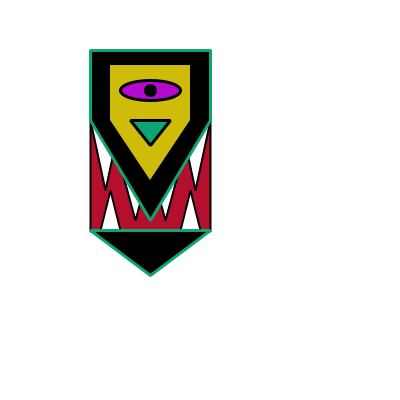
Frame 1 (no input)
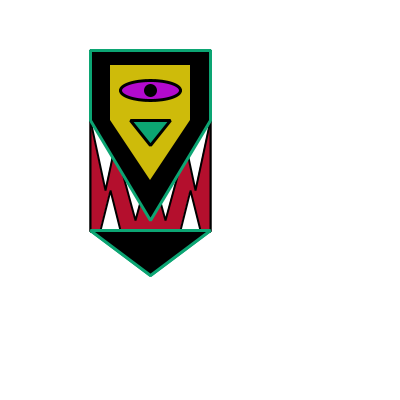
Frame 2 (the mouse pressed at the canvas centre, redrawn once)

The Processing sketch that drew these frames (run headless with seeded random() and noise(); the mouse was pressed at the canvas centre and the sketch redrawn once):

// Processing sketch: processing_51086
// ── processing_51086.pde

/*
 
UQAM - Hiver 2012
 
 TP1 ANTHONY PETTIGREW
 
EDM4600 - Algorithmie de base et intéractivité
 
 
----------------------------------------------*/

// variable..



// setup
float x;
float y;

void setup() {
 
  size(400,400);
  smooth();
  background(#ffffff);
  int x = width/2;
  int y = height/2;
  noStroke();
  noLoop();
}



void draw() {


//BOUCHE


fill(#B40F2D);
stroke(0,0,0);
strokeWeight(2);
strokeJoin(BEVEL);
rect(x+90,y+50,120,181);


fill(#ffffff);

//LES DENTS

//dents haut (centre)
triangle(x+120,y+165,x+150,y+165,x+135,y+220);
triangle(x+150,y+165,x+180,y+165,x+165,y+220);

// haut côter droit et gauche
triangle(x+90,y+120,x+120,y+120,x+105,y+190);
triangle(x+180,y+120,x+210,y+120,x+195,y+190);

//dents bas
fill(#ffffff);
triangle(x+100,y+230,x+120,y+230,x+110,y+190);
triangle(x+180,y+230,x+200,y+230,x+190,y+190);

//forme autour du fond oeil
fill(0,0,0);
stroke(#0CA573);
strokeWeight(3);
beginShape();
vertex(x+90, y+50);
vertex(x+210, y+50);
vertex(x+210, y+120);
vertex(x+150, y+220);
vertex(x+90, y+120);
endShape(CLOSE);

//fond sous oeil
noStroke();
fill(#CEBB0A);
beginShape();
vertex(x+110, y+65);
vertex(x+190, y+65);
vertex(x+190, y+120);
vertex(x+150, y+180);
vertex(x+110, y+120);
endShape(CLOSE);

fill(#0CA573);
stroke(0,0,0);
strokeWeight(3);
triangle(x+130,y+120,x+170,y+120,x+150,y+145);

fill(#B30ACE);
// oeil
arc(x+150, y+90, 60, 20, -PI, 0);//ligne du haut
arc(x+150, y+90, 60, 20, 0, PI);//ligne du bas
fill(0,0,0);
ellipse(x+150 , y+90 ,10, 10);

//bas tête
stroke(#0CA573);
strokeWeight(3);
triangle(x+90,y+230,x+210,y+230,x+150,y+275);
}
